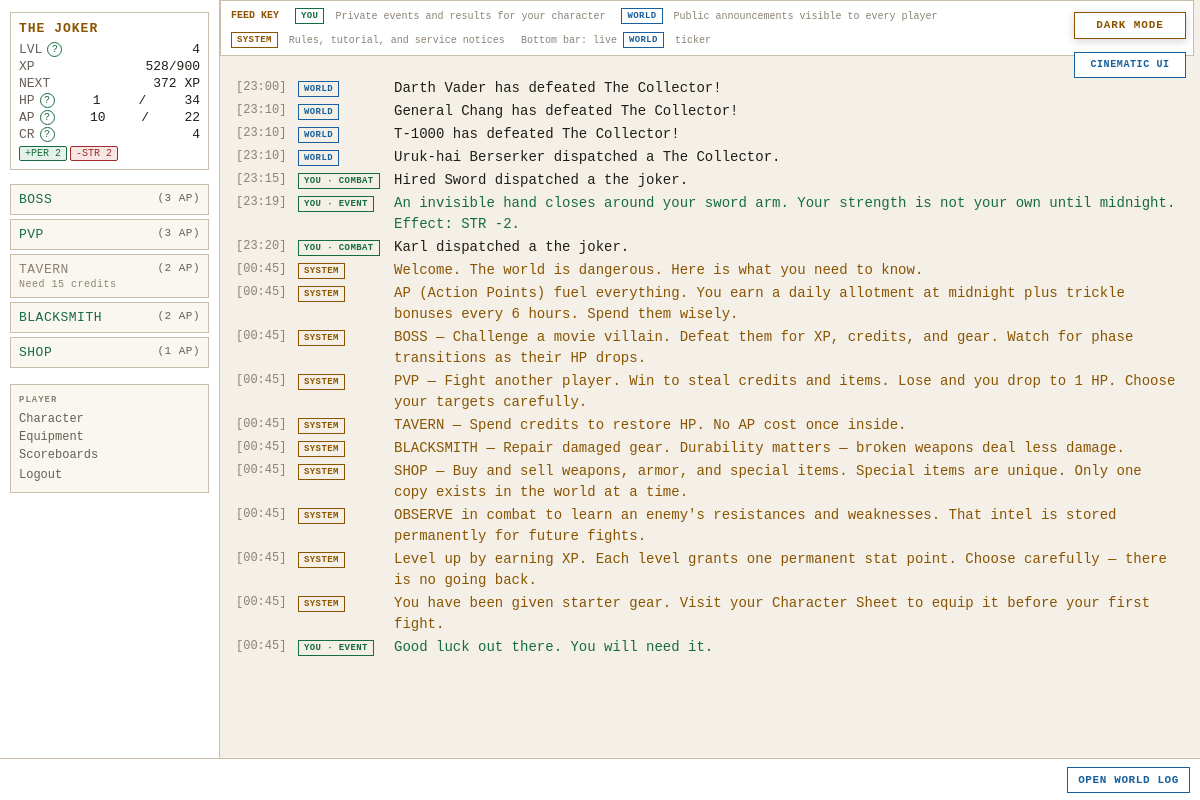
Screenshot of / (signed in) with the database file from the repository.
### tables this page shows
CREATE TABLE players (
    id                  INTEGER PRIMARY KEY AUTOINCREMENT,
    username            TEXT    UNIQUE NOT NULL,
    password_hash       TEXT    NOT NULL,
    email               TEXT    UNIQUE NOT NULL,
    character_name      TEXT    NOT NULL,
    sex                 TEXT    NOT NULL,
    class_id            INTEGER REFERENCES classes(id),
    str_stat            INTEGER NOT NULL DEFAULT 1,
    end_stat            INTEGER NOT NULL DEFAULT 1,
    agi_stat            INTEGER NOT NULL DEFAULT 1,
    lck_stat            INTEGER NOT NULL DEFAULT 1,
    per_stat            INTEGER NOT NULL DEFAULT 1,
    level               INTEGER NOT NULL DEFAULT 1,
    xp                  INTEGER NOT NULL DEFAULT 0,
    current_hp          INTEGER NOT NULL,
    current_ap          INTEGER NOT NULL,
    credits             INTEGER NOT NULL DEFAULT 25,
    equipped_weapon_id  INTEGER REFERENCES inventory_items(id),
    equipped_armor_id   INTEGER REFERENCES inventory_items(id),
    equipped_special_id INTEGER REFERENCES inventory_items(id),
    in_combat           INTEGER NOT NULL DEFAULT 0,
    pending_levelup     INTEGER NOT NULL DEFAULT 0,
    combat_preference   TEXT    NOT NULL DEFAULT "Balanced",
    is_banned           INTEGER NOT NULL DEFAULT 0,
    last_login_at       TEXT,
    created_at          TEXT    NOT NULL DEFAULT (datetime('now'))
, retired_at TEXT);

CREATE TABLE daily_feed (
    id                INTEGER PRIMARY KEY AUTOINCREMENT,
    feed_scope        TEXT    NOT NULL,
    player_id         INTEGER REFERENCES players(id),
    flavor_text       TEXT    NOT NULL,
    event_category    TEXT    NOT NULL,
    combat_session_id INTEGER REFERENCES combat_sessions(id),
    occurred_at       TEXT    NOT NULL DEFAULT (datetime('now'))
);

### routes/dashboard.py (the view)
@bp.route('/')
def index():
    player   = g.player
    settings = get_all_settings()
    history_count = settings.get('TERMINAL_HISTORY_ENTRIES', cfg.TERMINAL_HISTORY_ENTRIES)
    terminal_history = execute(
        '''SELECT id,feed_scope,player_id,flavor_text,event_category,occurred_at,combat_session_id
           FROM daily_feed
           WHERE player_id = ? OR feed_scope = 'GLOBAL'
           ORDER BY occurred_at DESC
           LIMIT ?''',
        (player['id'], history_count)
    )
    terminal_history = list(reversed(terminal_history))
    from routes.auth import get_tutorial_messages
    tutorial_messages = get_tutorial_messages()
    tutorial_text = {text for _, text in tutorial_messages}
    terminal_history = [
        entry for entry in terminal_history
        if not (entry['feed_scope'] == 'PERSONAL' and entry['flavor_text'] in tutorial_text)
    ]
    if session.pop("show_daily_tutorial", False):
        base_time = datetime.utcnow()
        terminal_history.extend({
            "id": None,
            "feed_scope": "PERSONAL",
            "player_id": player["id"],
            "flavor_text": text,
            "event_category": category,
            "occurred_at": (base_time + timedelta(seconds=index)).isoformat(),
            "combat_session_id": None,
        } for index, (category, text) in enumerate(tutorial_messages))
    private_combat = {
        (entry.get('combat_session_id'), entry['flavor_text'])
        for entry in terminal_history
        if entry['feed_scope'] == 'PERSONAL' and entry.get('combat_session_id')
    }
    terminal_history = [
        entry for entry in terminal_history
        if not (entry['feed_scope'] == 'GLOBAL'
                and (entry.get('combat_session_id'), entry['flavor_text']) in private_combat)
    ]
    random_events = execute("SELECT * FROM random_events WHERE is_active=1")
    from combat.flavour import random_event_flavor
    from routes.actions import _describe_random_event_effect
    for entry in terminal_history:
        if entry['event_category'] != 'RANDOM_EVENT' or 'Effect:' in entry['flavor_text']:
            continue
        for event in random_events:
            if random_event_flavor(event, player['character_name']) == entry['flavor_text']:
                entry['flavor_text'] += f"  Effect: {_describe_random_event_effect(event)}."
                break
    button_states = _get_button_states(player, settings)
    now_iso = datetime.utcnow().isoformat()
    active_effects = execute(
        "SELECT effect_type, value FROM status_effects WHERE player_id = ?", (player["id"],)
    )
    label_map = {
        "STAT_BOOST_STR": "+STR", "STAT_BOOST_END": "+END", "STAT_BOOST_AGI": "+AGI",
        "STAT_BOOST_LCK": "+LCK", "STAT_BOOST_PER": "+PER", "STAT_BOOST_INITIATIVE": "+INIT",
        "STAT_PENALTY_STR": "-STR", "STAT_PENALTY_END": "-END", "STAT_PENALTY_AGI": "-AGI",
        "STAT_PENALTY_LCK": "-LCK", "STAT_PENALTY_PER": "-PER", "STAT_PENALTY_INITIATIVE": "-INIT",
        "CURSED": "CURSED",
    }
    effect_labels = [
        f"{label_map.get(e['effect_type'], e['effect_type'])} {int(abs(e['value']))}"
        for e in active_effects
    ]
    active_combat = _load_active_combat(player)
    return render_template(
        'dashboard.html',
        terminal_history=terminal_history,
        button_states=button_states,
        blackout=g.get('blackout', False),
        now_iso=now_iso,
        effect_labels=effect_labels,
        active_combat=active_combat,
    )

### app.py (called while the page is built)
def _context_processor() -> dict:
    settings = get_all_settings()
    player = g.get("player")
    if not player:
        return {"settings": settings}
    return {"player": player, "settings": settings}

def _check_auth():
    if request.endpoint in _AUTH_EXEMPT:
        return None
    if not session.get("player_id"):
        return redirect(url_for("auth.login"))
    return None

def _load_player():
    player_id = session.get("player_id")
    if not player_id:
        return None
    player = get_player(player_id)
    if player is None:
        session.clear()
        return redirect(url_for("auth.login"))
    g.player = player
    return None

def _check_levelup():
    if request.endpoint in _LEVELUP_EXEMPT:
        return None
    player = g.get("player")
    if player and player.get("pending_levelup") and not player.get("in_combat"):
        return redirect(url_for("auth.levelup"))
    if player and not player.get("in_combat"):
        threshold = cfg.XP_CURVE.get(player["level"] + 1)
        if threshold is not None and player["xp"] >= threshold:
            from combat.engine import check_level_up
            if check_level_up(player["id"], player["xp"], player["level"]):
                g.player = get_player(player["id"])
                return redirect(url_for("auth.levelup"))
    return None

def _set_blackout_flag():
    settings = get_all_settings()
    blackout_mins = settings.get("MIDNIGHT_BLACKOUT_MINUTES", cfg.MIDNIGHT_BLACKOUT_MINUTES)
    now = datetime.now(timezone.utc)
    minutes_to_midnight = (24 * 60) - (now.hour * 60 + now.minute)
    g.blackout = (minutes_to_midnight <= blackout_mins)

### combat/flavour.py (called while the page is built)
def random_event_flavor(event: dict, player_name: str) -> str:
    text = event.get("flavor_text", "Something happens...")
    return text.replace("{player}", player_name).replace("{name}", player_name)

### database.py (called while the page is built)
def get_db() -> sqlite3.Connection:
    if 'db' not in g:
        g.db = sqlite3.connect(
            cfg.DB_PATH,
            detect_types=sqlite3.PARSE_DECLTYPES,
            timeout=10,
        )
        g.db.row_factory = dict_factory
        g.db.execute("PRAGMA foreign_keys = ON")
        g.db.execute("PRAGMA journal_mode = WAL")
    return g.db

def dict_factory(cursor: sqlite3.Cursor, row: tuple) -> dict:
    return {col[0]: val for col, val in zip(cursor.description, row)}

def execute(sql: str, params: tuple = ()) -> list[dict]:
    return get_db().execute(sql, params).fetchall()

### templates/dashboard.html (shortened to what this page needs)
{% extends "base.html" %}
{% block content %}
<div class="feed-legend" aria-label="Feed legend">
    <strong>FEED KEY</strong>
    <span><b class="feed-scope feed-you">YOU</b> Private events and results for your character</span>
    <span><b class="feed-scope feed-world">WORLD</b> Public announcements visible to every player</span>
    <span><b class="feed-scope feed-system">SYSTEM</b> Rules, tutorial, and service notices</span>
    <span>Bottom bar: live <b class="feed-scope feed-world">WORLD</b> ticker</span>
</div>
<div id="terminal" role="log" aria-live="polite">
    {% for entry in terminal_history %}
        <div class="term-line feed-entry term-{{ entry.event_category|lower }}">
            <span class="term-ts">[{{ entry.occurred_at[11:16] }}]</span>
            <span class="feed-entry-scope">
            {% if entry.feed_scope == 'GLOBAL' %}
            <span class="feed-scope feed-world">WORLD</span>
            {% elif entry.event_category == 'SYSTEM' %}
            <span class="feed-scope feed-system">SYSTEM</span>
            {% elif entry.event_category == 'RANDOM_EVENT' %}
            <span class="feed-scope feed-you">YOU · EVENT</span>
            {% elif entry.event_category == 'COMBAT' %}
            <span class="feed-scope feed-you">YOU · COMBAT</span>
            {% else %}
            <span class="feed-scope feed-you">YOU</span>
            {% endif %}
            </span>
            <span class="feed-message">{{ entry.flavor_text }}</span>
        </div>
    {% endfor %}
</div>
{% endblock %}

### templates/base.html (shortened to what this page needs)
<!DOCTYPE html>
<html lang="en">
<head>
<link rel="stylesheet" href="{{ url_for('static', filename='style.css') }}">
</head>
<body class="{{ 'authenticated' if player else 'auth-page' }} {% block body_class %}{% endblock %}">
{% if settings.get('ALLOW_PLAYER_COLOR_OVERRIDE', true) %}<button id="theme-toggle" type="button" aria-label="Switch color theme" aria-pressed="false">
</button>{% endif %}
{% if settings.get('ALLOW_PLAYER_INTERFACE_OVERRIDE', true) %}
<button id="interface-toggle" type="button" aria-label="Switch interface style" aria-pressed="false">
</button>
{% endif %}
{% if player %}
<div id="left-col">
    <div id="status-block">
        <div class="status-name">{{ player.character_name }}</div>
        <div class="status-line">
            <span class="label">LVL</span>
            <span id="status-level">{{ player.level }}</span>
        </div>
        <div class="status-line">
            <span class="label">XP</span>
            <span><span id="status-xp">{{ player.xp }}</span><span id="status-xp-threshold">{% if player.get('next_level_xp') is not none %}/{{ player.get('next_level_xp') }}{% endif %}</span></span>
        </div>
        <div class="status-line" title="Experience still needed to reach level {{ player.level + 1 }}">
            <span class="label">NEXT</span>
            <span id="status-xp-next">{% if player.get('xp_to_next_level') is none %}MAX{% elif player.get('xp_to_next_level') <= 0 %}LEVEL UP{% else %}{{ player.get('xp_to_next_level') }} XP{% endif %}</span>
        </div>
        <div class="status-line">
            <span class="label">HP</span>
            <span id="status-hp">{{ player.current_hp }}</span>/<span id="status-maxhp">{{ player.max_hp }}</span>
        </div>
        <div class="status-line">
            <span class="label">AP</span>
            <span id="status-ap">{{ player.current_ap }}</span>/<span id="status-maxap">{{ player.max_ap }}</span>
        </div>
        <div class="status-line">
            <span class="label">CR</span>
            <span id="status-credits">{{ player.credits }}</span>
        </div>
        {% if effect_labels is defined and effect_labels %}
        <div class="status-effects">
            {% for label in effect_labels %}
            <span class="effect-tag {{ 'effect-good' if label.startswith('+') else 'effect-bad' }}">{{ label }}</span>
            {% endfor %}
        </div>
        {% endif %}
    </div>
    <div id="action-buttons">
        {% if button_states is defined %}
            {% set action_endpoints = {
                'boss': 'actions.action_boss',
                'pvp': 'actions.action_pvp',
                'tavern': 'actions.action_tavern',
                'blacksmith': 'blacksmith.index',
                'shop': 'shop.index'
            } %}
            {% for action, state in button_states.items() %}
                {% if state.enabled %}
                    {% if action in ('blacksmith', 'shop') %}
                    <a class="action-btn action-link" href="{{ url_for(action_endpoints[action]) }}">
                        {{ action|upper }} <span class="ap-cost">({{ state.ap_cost }} AP)</span>
                    </a>
                    {% else %}
                    <form class="terminal-action" action="{{ url_for(action_endpoints[action]) }}" method="POST">
                    <button type="submit" class="action-btn">
                        {{ action|upper }} <span class="ap-cost">({{ state.ap_cost }} AP)</span>
                    </button>
                    </form>
                    {% endif %}
                {% else %}
                <button class="action-btn disabled" title="{{ state.reason }}" disabled>
                    {{ action|upper }} <span class="ap-cost">({{ state.ap_cost }} AP)</span>
                    <span class="btn-reason">{{ state.reason }}</span>
                </button>
                {% endif %}
            {% endfor %}
        {% endif %}
    </div>
    <nav id="left-nav">
        <span class="nav-heading">PLAYER</span>
        <a href="{{ url_for('character.index') }}">Character</a>
        <a href="{{ url_for('character.equipment') }}">Equipment</a>
        <a href="{{ url_for('scoreboards.index') }}">Scoreboards</a>
        <form action="{{ url_for('auth.logout') }}" method="POST" style="margin:0">
            <button type="submit" class="nav-link-btn">Logout</button>
        </form>
    </nav>
</div>
{% endif %}
<div id="main">
    {% block content %}{% endblock %}
</div>
{% if player %}
<div id="ticker-wrap">
    <a id="ticker-log-link" href="{{ url_for('feeds.global_log') }}" title="Open the complete World Log">OPEN WORLD LOG</a>
    <div id="ticker">
    </div>
</div>
{% endif %}
</body>
</html>

### rows the page displays
players: character_name "THE JOKER", level "4", xp "528", current_hp "1", current_ap "10", credits "4"
daily_feed: occurred_at "23:00", feed_scope "WORLD", flavor_text "Darth Vader has defeated The Collector!"
daily_feed: occurred_at "23:10", feed_scope "WORLD", flavor_text "General Chang has defeated The Collector!"
daily_feed: occurred_at "23:10", feed_scope "WORLD", flavor_text "T-1000 has defeated The Collector!"
daily_feed: occurred_at "23:10", feed_scope "WORLD", flavor_text "Uruk-hai Berserker dispatched a The Collector."
daily_feed: occurred_at "23:15", feed_scope "YOU · COMBAT", flavor_text "Hired Sword dispatched a the joker."
daily_feed: occurred_at "23:19", feed_scope "YOU · EVENT", flavor_text "An invisible hand closes around your sword arm. Your strength is not your own until midnight. Effect: STR -2."
daily_feed: occurred_at "23:20", feed_scope "YOU · COMBAT", flavor_text "Karl dispatched a the joker."
daily_feed: occurred_at "00:45", shows "SYSTEM", flavor_text "Welcome. The world is dangerous. Here is what you need to know."
daily_feed: occurred_at "00:45", shows "SYSTEM", flavor_text "AP (Action Points) fuel everything. You earn a daily allotment at midnight plus trickle bonuses every 6 hours. Spend them wisely."
daily_feed: occurred_at "00:45", shows "SYSTEM", flavor_text "BOSS — Challenge a movie villain. Defeat them for XP, credits, and gear. Watch for phase transitions as their HP drops."
daily_feed: occurred_at "00:45", shows "SYSTEM", flavor_text "PVP — Fight another player. Win to steal credits and items. Lose and you drop to 1 HP. Choose your targets carefully."
daily_feed: occurred_at "00:45", shows "SYSTEM", flavor_text "TAVERN — Spend credits to restore HP. No AP cost once inside."
daily_feed: occurred_at "00:45", shows "SYSTEM", flavor_text "BLACKSMITH — Repair damaged gear. Durability matters — broken weapons deal less damage."
daily_feed: occurred_at "00:45", shows "SYSTEM", flavor_text "SHOP — Buy and sell weapons, armor, and special items. Special items are unique. Only one copy exists in the world at a time."
daily_feed: occurred_at "00:45", shows "SYSTEM", flavor_text "OBSERVE in combat to learn an enemy's resistances and weaknesses. That intel is stored permanently for future fights."
daily_feed: occurred_at "00:45", shows "SYSTEM", flavor_text "Level up by earning XP. Each level grants one permanent stat point. Choose carefully — there is no going back."
daily_feed: occurred_at "00:45", shows "SYSTEM", flavor_text "You have been given starter gear. Visit your Character Sheet to equip it before your first fight."
daily_feed: occurred_at "00:45", shows "YOU · EVENT", flavor_text "Good luck out there. You will need it."

### other values shown
{{ player.get('next_level_xp') }} "900"
{{ player.get('xp_to_next_level') }} "372"
{{ player.max_hp }} "34"
{{ player.max_ap }} "22"
{{ label }} "+PER 2" "-STR 2"
{{ action|upper }} "BOSS" "PVP"
{{ state.ap_cost }} "3" "3"
{{ action|upper }} "TAVERN"
{{ state.ap_cost }} "2"
{{ state.reason }} "Need 15 credits"
{{ action|upper }} "BLACKSMITH" "SHOP"
{{ state.ap_cost }} "2" "1"
